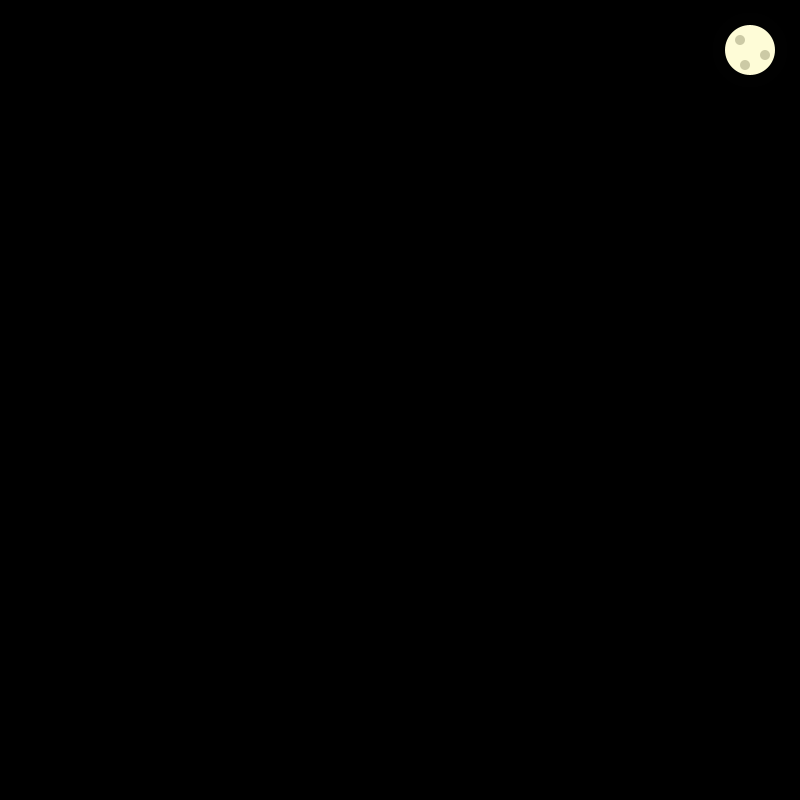
Frame 1 (no input)
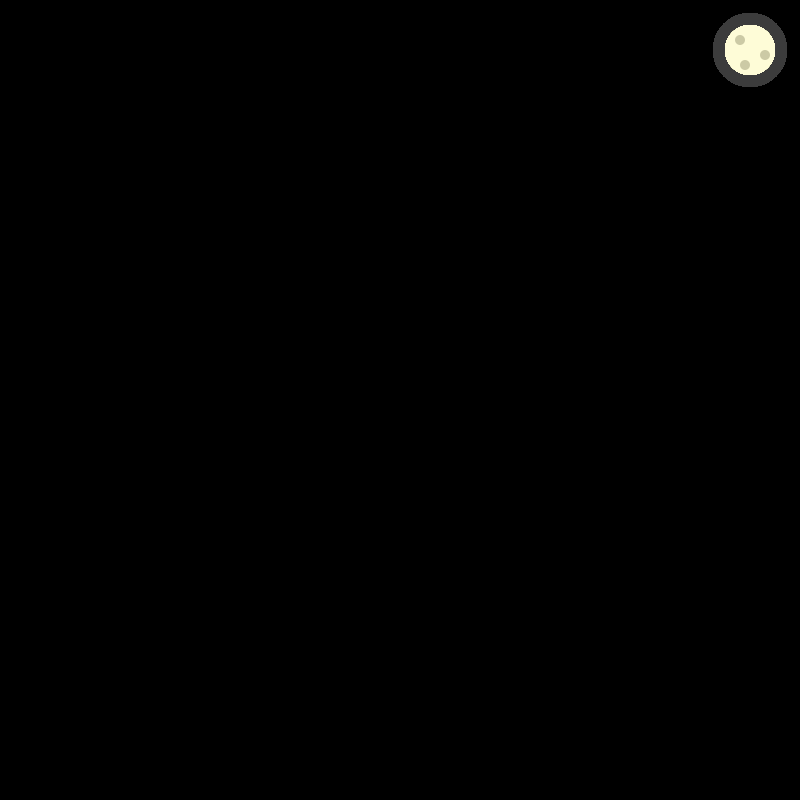
Frame 60 (the mouse pressed at the canvas centre just before this capture)
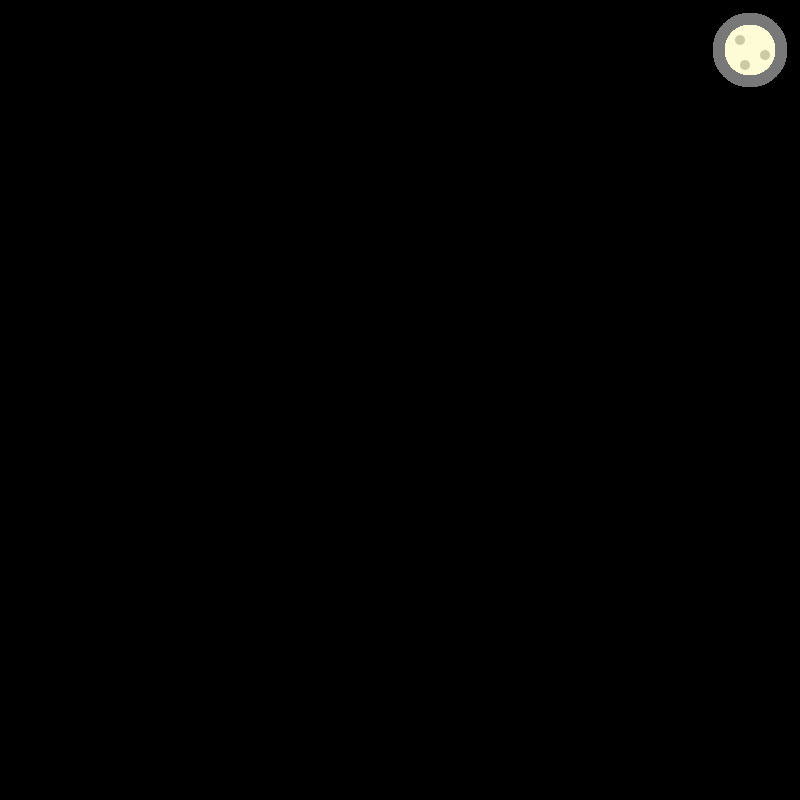
Frame 120 (the mouse held since frame 60 and released just before this capture)

The Processing sketch that drew these frames (run headless with seeded random() and noise(); from frame 60 on, the mouse is pressed at the canvas centre):

// Processing sketch: moon
// ── moon.pde
void setup(){
  size(800,800);
  background(0);
}

void draw(){
  noStroke();
  fill(254, 252, 215, 1);
  ellipse(750,50,75,75);
  fill(254, 252, 215);
  ellipse(750,50,50,50);
  fill(204,202,165);
  ellipse(740,40,10,10);
  ellipse(765,55,10,10);
  ellipse(745,65,10,10);
}
